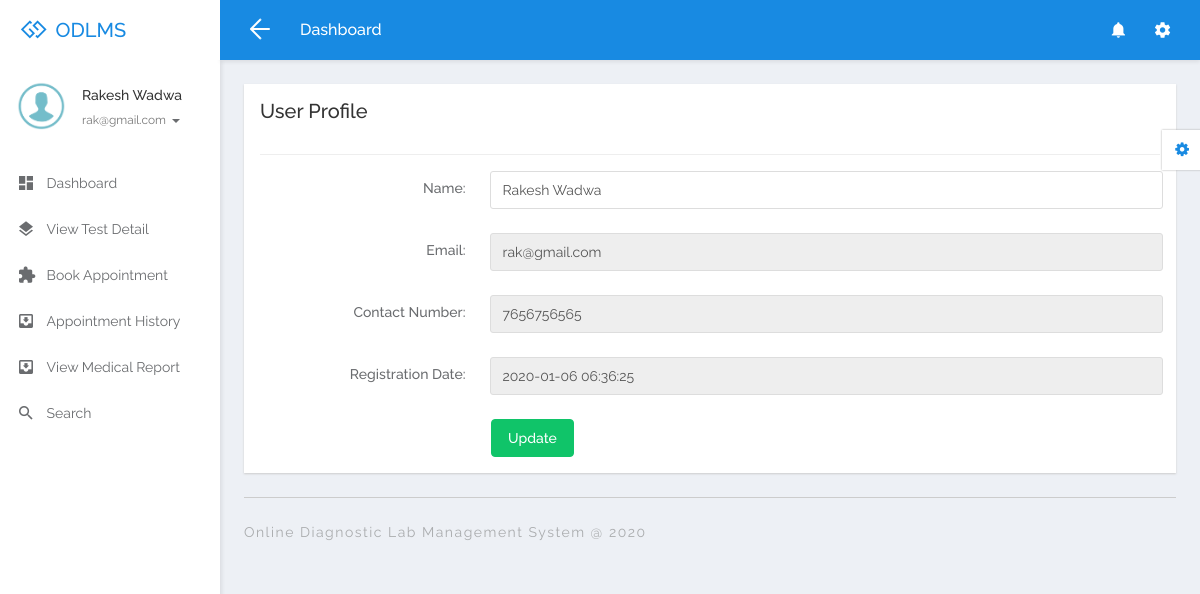
Page /odlms/user/profile.php (signed in) on the committed database.
### tables this page shows
CREATE TABLE `tbluser` (
  `ID` int(10) NOT NULL,
  `FullName` varchar(200) DEFAULT NULL,
  `MobileNumber` bigint(10) DEFAULT NULL,
  `Email` varchar(200) DEFAULT NULL,
  `Password` varchar(200) DEFAULT NULL,
  `RegDate` timestamp NULL DEFAULT current_timestamp()
);

### odlms/user/profile.php (the view, shortened to what this page needs)
<?php
if (strlen($_SESSION['odlmsuid']==0)) {
  header('location:logout.php');
  } else{
  ?>
<!DOCTYPE html>
<html lang="en">
<head>
  <link rel="stylesheet" href="libs/bower/font-awesome/css/font-awesome.min.css">
  <link rel="stylesheet" href="libs/bower/material-design-iconic-font/dist/css/material-design-iconic-font.css">
  <link rel="stylesheet" href="libs/bower/animate.css/animate.min.css">
  <link rel="stylesheet" href="libs/bower/fullcalendar/dist/fullcalendar.min.css">
  <link rel="stylesheet" href="libs/bower/perfect-scrollbar/css/perfect-scrollbar.css">
  <link rel="stylesheet" href="assets/css/bootstrap.css">
  <link rel="stylesheet" href="assets/css/core.css">
  <link rel="stylesheet" href="assets/css/app.css">
</head>
<body class="menubar-left menubar-unfold menubar-light theme-primary">
<?php include_once('includes/header.php');?>
<?php include_once('includes/sidebar.php');?>
<main id="app-main" class="app-main">
  <div class="wrap">
  <section class="app-content">
    <div class="row">
      <div class="col-md-12">
        <div class="widget">
          <header class="widget-header">
            <h3 class="widget-title">User Profile</h3>
          </header>
          <hr class="widget-separator">
          <div class="widget-body">
            <?php
$uid=$_SESSION['odlmsuid'];
$sql="SELECT * from  tbluser where ID=:uid";
$query = $dbh -> prepare($sql);
$query->bindParam(':uid',$uid,PDO::PARAM_STR);
$query->execute();
$results=$query->fetchAll(PDO::FETCH_OBJ);
$cnt=1;
if($query->rowCount() > 0)
{
foreach($results as $row)
{               ?>
            <form class="form-horizontal" method="post">
              <div class="form-group">
                <label for="exampleTextInput1" class="col-sm-3 control-label">Name:</label>
                <div class="col-sm-9">
                  <input type="text" class="form-control" id="exampleTextInput1" name="name" value="<?php  echo $row->FullName;?>" required='true'>
                </div>
              </div>
              <div class="form-group">
                <label for="email2" class="col-sm-3 control-label">Email:</label>
                <div class="col-sm-9">
                  <input type="email" class="form-control" id="email2" name="email" value="<?php  echo $row->Email;?>" required='true' readonly="true">
                </div>
              </div>
               <div class="form-group">
                <label for="email2" class="col-sm-3 control-label">Contact Number:</label>
                <div class="col-sm-9">
                  <input type="text" class="form-control" id="email2" name="mobilenumber" value="<?php  echo $row->MobileNumber;?>" required='true' maxlength='10' readonly="true">
                </div>
              </div>
              <div class="form-group">
                <label for="email2" class="col-sm-3 control-label">Registration Date:</label>
                <div class="col-sm-9">
                  <input type="text" class="form-control" id="email2" name="" value="<?php  echo $row->RegDate;?>" readonly="true">
                </div>
              </div>
             <?php $cnt=$cnt+1;}} ?>
              <div class="row">
                <div class="col-sm-9 col-sm-offset-3">
                  <button type="submit" class="btn btn-success" name="submit">Update</button>
                </div>
              </div>
            </form>
          </div>
        </div>
      </div>
    </div>
  </section>
</div>
  <?php include_once('includes/footer.php');?>
</main>
<?php include_once('includes/customizer.php');?>
</body>
</html>
<?php }  ?>

### odlms/user/includes/sidebar.php (shortened to what this page needs)
<aside id="menubar" class="menubar light">
  <div class="app-user">
    <div class="media">
      <div class="media-left">
        <div class="avatar avatar-md avatar-circle">
          <img class="img-responsive" src="assets/images/images.png" alt="avatar"/>
        </div>
      </div>
      <div class="media-body">
        <div class="foldable">
          <?php
$uid=$_SESSION['odlmsuid'];
$sql="SELECT FullName,Email from  tbluser where ID=:uid";
$query = $dbh -> prepare($sql);
$query->bindParam(':uid',$uid,PDO::PARAM_STR);
$query->execute();
$results=$query->fetchAll(PDO::FETCH_OBJ);
$cnt=1;
if($query->rowCount() > 0)
{
foreach($results as $row)
{               ?>
          <h5><a href="javascript:void(0)" class="username"><?php  echo $row->FullName;?></a></h5><?php $cnt=$cnt+1;}} ?>
          <ul>
            <li class="dropdown">
              <a href="javascript:void(0)" class="dropdown-toggle usertitle" data-toggle="dropdown" aria-haspopup="true" aria-expanded="false">
                <small><?php  echo $row->Email;?></small>
                <span class="caret"></span>
              </a>
            </li>
          </ul>
        </div>
      </div>
    </div>
  </div>
  <div class="menubar-scroll">
    <div class="menubar-scroll-inner">
      <ul class="app-menu">
        <li class="has-submenu">
          <a href="dashboard.php">
            <i class="menu-icon zmdi zmdi-view-dashboard zmdi-hc-lg"></i>
            <span class="menu-text">Dashboard</span>
          </a>
        </li>
        <li class="has-submenu">
          <a href="view-testdetail.php">
            <i class="menu-icon zmdi zmdi-layers zmdi-hc-lg"></i>
            <span class="menu-text">View Test Detail</span>
           </a>
        </li>
        <li class="has-submenu">
          <a href="appointment.php">
            <i class="menu-icon zmdi zmdi-puzzle-piece zmdi-hc-lg"></i>
            <span class="menu-text">Book Appointment</span>
          </a>
        </li>
        <li class="has-submenu">
          <a href="appointment-history.php">
            <i class="menu-icon zmdi zmdi-inbox zmdi-hc-lg"></i>
            <span class="menu-text">Appointment History</span>
             </a>
        </li>
         <li class="has-submenu">
          <a href="view-medical-report.php">
            <i class="menu-icon zmdi zmdi-inbox zmdi-hc-lg"></i>
            <span class="menu-text">View Medical Report</span>
             </a>
        </li>
        <li>
          <a href="search.php">
            <i class="menu-icon zmdi zmdi-search zmdi-hc-lg"></i>
            <span class="menu-text">Search</span>
          </a>
        </li>
      </ul>
    </div>
  </div>
</aside>

### rows in the picture
tbluser: FullName "Rakesh Wadwa", Email "rak@gmail.com", name "Rakesh Wadwa", email "rak@gmail.com", mobilenumber "7656756565", RegDate "2020-01-06 06:36:25"
